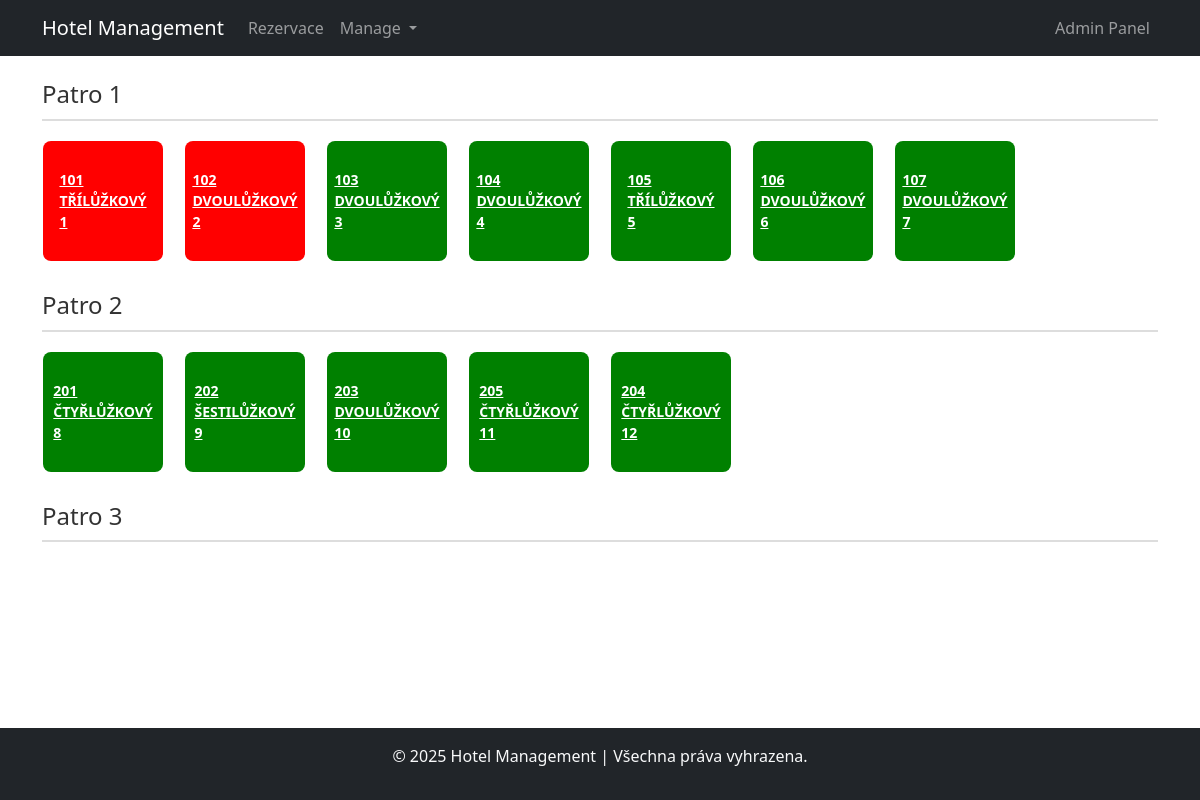
Before: / with the older database file.
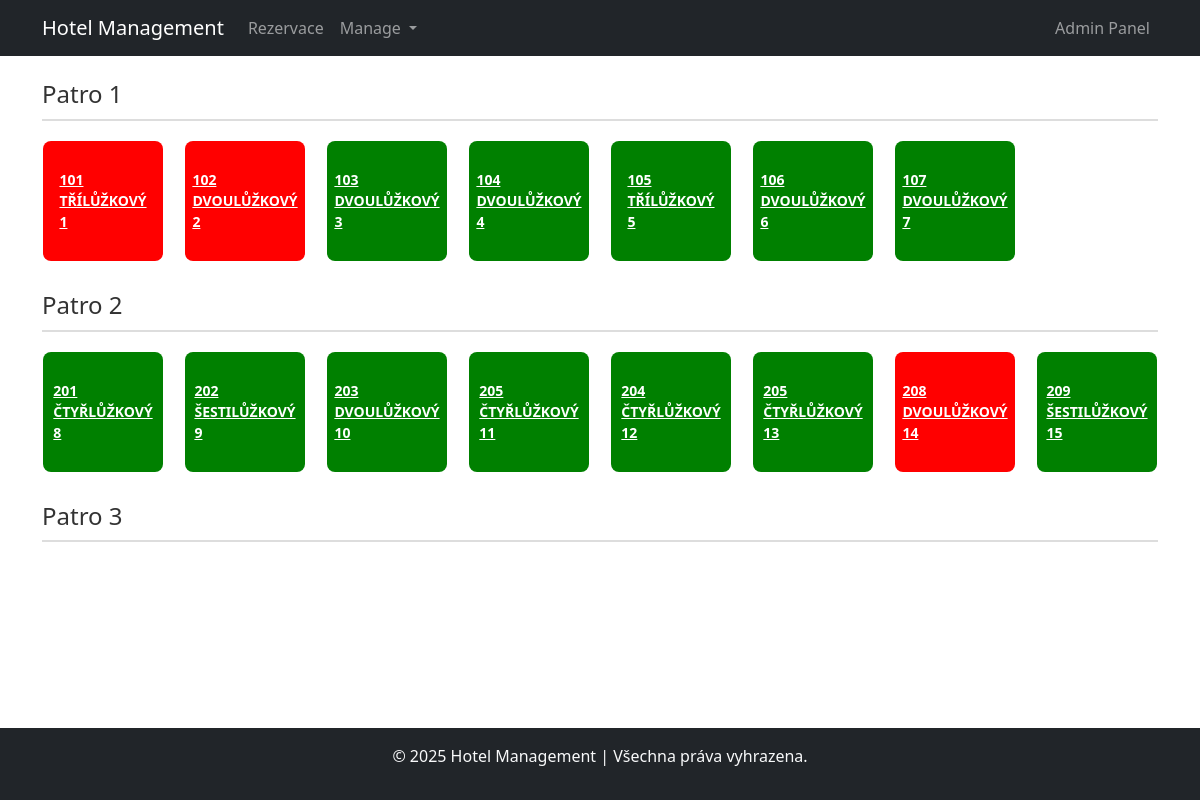
After: the same page with the newer database file.
### blog/models.py (models this page shows, shortened)
class Room(models.Model):
    room_id = models.AutoField(primary_key=True)
    room_type = models.ForeignKey(RoomType, on_delete=models.CASCADE, null=False, blank=False)
    room_number = models.CharField(max_length=10)
    is_occupied = models.BooleanField()

class RoomType(models.Model):
    room_type_id = models.AutoField(primary_key=True)
    name = models.CharField(max_length=50)
    bed_count = models.IntegerField()
    price_per_night = models.DecimalField(max_digits=10, decimal_places=2)

### blog/views.py (the view)
# urls.py: path('', views.index, name='index'),
def index(request):
    rooms = Room.objects.all()
    floors = {
        "1": [],
        "2": [],
        "3": []
    }
    for room in rooms:
        floor_number = str(room.room_number)[0]
        if floor_number in floors:
            floors[floor_number].append(room)
    return render(request, 'management/reservation/reservation_rooms.html', {'floors': floors})

### blog/templates/management/reservation/reservation_rooms.html (shortened to what this page needs)
{% extends 'base.html' %}
{% block content %}
{% for floor_number, rooms in floors.items %}
<div class="floor">
    <h2>Patro {{ floor_number }}</h2>
    <div class="room-grid">
        {% for room in rooms %}
            <a href="{% url 'create_reservation' room.room_id %}" class="room {% if room.is_occupied %}occupied{% else %}free{% endif %}">
                {{ room.room_number }} <br>
                {{ room.room_type.name }} <br>
                {{room.room_id}}
            </a>
        {% endfor %}
    </div>
</div>
{% endfor %}
{% endblock %}

### blog/templates/base.html (shortened to what this page needs)
<!DOCTYPE html>
<html lang="cs">
<head>
    <link rel="stylesheet" href="https://cdn.jsdelivr.net/npm/bootstrap@5.3.0/dist/css/bootstrap.min.css">
    <link href="https://cdnjs.cloudflare.com/ajax/libs/font-awesome/6.0.0-beta3/css/all.min.css" rel="stylesheet">
</head>
<body>
    {% include 'navbar.html' %}
    <div class="container mt-4">
        {% block content %}{% endblock %}
    </div>
    {% include 'footer.html' %}
</body>
</html>

### blog/templates/navbar.html (shortened to what this page needs)
<nav class="navbar navbar-expand-lg navbar-dark bg-dark">
    <div class="container">
        <a class="navbar-brand" href="{% url 'index' %}">Hotel Management</a>
        <div class="collapse navbar-collapse" id="navbarNav">
            <ul class="navbar-nav">
                <li class="nav-item">
                    <a class="nav-link" href="{% url 'reservation_list' %}">Rezervace</a>
                </li>
                <li class="nav-item">
                    <ul class="navbar-nav ms-auto">
                        <li class="nav-item dropdown">
                            <a class="nav-link dropdown-toggle" href="#" role="button" data-bs-toggle="dropdown" aria-expanded="false">
                                Manage
                            </a>
                        </li>
                    </ul>
                </li>
            </ul>
            <ul class="navbar-nav ms-auto">
                <li class="nav-item">
                    <a class="nav-link" href="{% url 'admin:index' %}">Admin Panel</a>
                </li>
            </ul>
        </div>
    </div>
</nav>

### blog/templates/footer.html
<footer class="bg-dark text-light text-center py-3 fixed-bottom">
    <p>&copy; 2025 Hotel Management | Všechna práva vyhrazena.</p>
</footer>

### blog/templates/base.html (style rules this page uses)
html, body { height: 100%; margin: 0; display: flex; flex-direction: column; }
.free { background-color: #d4edda; color: green; font-weight: bold; }
.occupied { background-color: #f8d7da; color: darkred; font-weight: bold; }

### blog/templates/management/reservation/reservation_rooms.html (style rules this page uses)
.floor { margin-bottom: 30px; }
.floor h2 { font-size: 1.5em; color: #333; border-bottom: 2px solid #ddd; padding-bottom: 10px; margin-bottom: 20px; }
.room-grid { display: grid; grid-template-columns: repeat(auto-fill, minmax(120px, 1fr)); gap: 20px; justify-items: center; }
.room { width: 120px; height: 120px; display: flex; align-items: center; justify-content: center; border-radius: 8px; font-size: 14px; font-weight: bold; color: white; text-transform: uppercase; }
.room.free { background-color: green; }
.room.occupied { background-color: red; }

Changed rows visible on the page:
added Room: room_number "205", room_type.name "ČTYŘLŮŽKOVÝ", room_id "13", shown under "2"
added Room: room_number "208", room_type.name "DVOULŮŽKOVÝ", room_id "14", is_occupied True (drawn), shown under "2"
added Room: room_number "209", room_type.name "ŠESTILŮŽKOVÝ", room_id "15", shown under "2"
